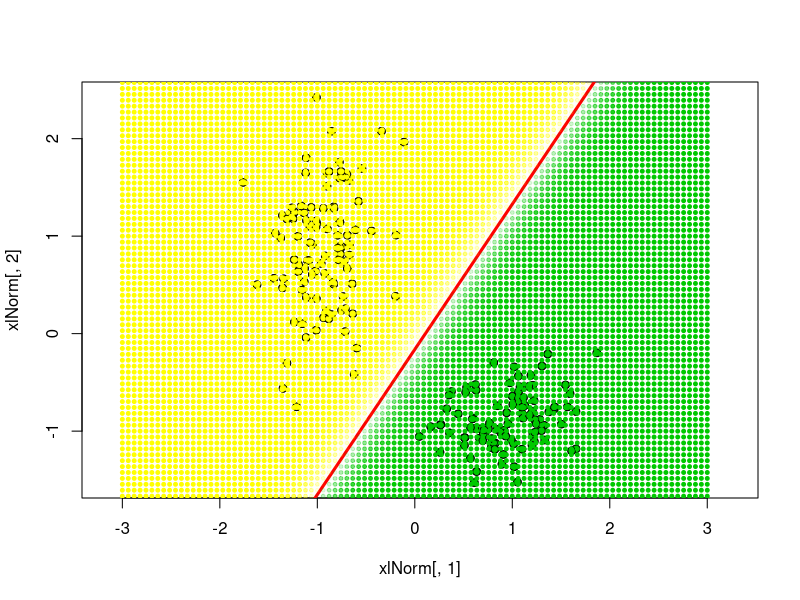

R code for this plot:


trainingSampleNormalization <- function(xl)
{
 n <- dim(xl)[2] - 1
 for(i in 1:n)
 {
 xl[, i] <- (xl[, i] - mean(xl[, i])) / sd(xl[, i])
 }
 return (xl)
}


trainingSamplePrepare <- function(xl)
{
 l <- dim(xl)[1]
 n <- dim(xl)[2] - 1
 xl <- cbind(xl[, 1:n], seq(from = -1, to = -1,
length.out = l), xl[, n + 1])
}


lossLog <- function(x)
{
 return (log2(1 + exp(-x)))
}

sigmoidFunction <- function(z)
{
 return (1 / (1 + exp(-z)))
}

sg.LogRegression <- function(xl)
{
 l <- dim(xl)[1]
 n <- dim(xl)[2] - 1
 w <- c(1/2, 1/2, 1/2)
 iterCount <- 0
 lambda <- 1/l

 ## initialize Q
 Q <- 0
 for (i in 1:l)
 {
 ## calculate the scalar product <w,x>
 wx <- sum(w * xl[i, 1:n]) 
 ## calculate a margin
 margin <- wx * xl[i, n + 1]

 Q <- Q + lossLog(margin)
 }

 repeat
 {
 # select the random index from the error objectserrorIndexes
 i <- sample(1:l, 1)

 iterCount <- iterCount + 1

 # i <- sample(1:l, 1)
 xi <- xl[i, 1:n]
 yi <- xl[i, n + 1]

 ## calculate the scalar product <w,xi>
 wx <- sum(w * xi)

 ## make a gradient step
 margin <- wx * yi

 ex <- lossLog(margin)
 eta <- 0.3#1 / iterCount
 w <- w + eta * xi * yi * sigmoidFunction(-wx * yi)

 ## Calculate a new Q
 Qprev <- Q
 Q <- (1 - lambda) * Q + lambda * ex

 if (abs(Qprev - Q) / abs(max(Qprev, Q)) < 1e-5)
break
 }

 return (w)
}

ObjectsCountOfEachClass <- 100

library(MASS)
Sigma1 <- matrix(c(2, 0, 0, 10), 2, 2)
Sigma2 <- matrix(c(4, 1, 1, 2), 2, 2)
xy1 <- mvrnorm(n=ObjectsCountOfEachClass, c(0, 0), Sigma1)
xy2 <- mvrnorm(n=ObjectsCountOfEachClass, c(10, -10),
Sigma2)
xl <- rbind(cbind(xy1, -1), cbind(xy2, +1))
colors <- c(rgb(255/255, 255/255, 0/255), rgb(0/255, 200/255, 0/255))

xlNorm <- trainingSampleNormalization(xl)
xlNorm <- trainingSamplePrepare(xlNorm)


plot(xlNorm[, 1], xlNorm[, 2], pch = 21, bg = colors[xl[,3]+ 2], asp = 1)

w <- sg.LogRegression(xlNorm)
abline(a = w[3] / w[2], b = -w[1] / w[2], lwd = 3, col = "red")
for (i in 1:dim(xlNorm)[1]) {
    points(xlNorm[i, 1], xlNorm[i, 2], pch = 21, bg = colors[ifelse((xl[i, 3] < 0), 1, 2)], asp = 1)
}

prob <- function(x,y,w){
return ( sigmoidFunction(c(crossprod(w, c(x, y, -1))) * -1) - sigmoidFunction(c(crossprod(w, c(x, y, -1))) * 1) )}
library(plotrix)
for (i in seq(len=100, -3, 3)) {
	for (j in seq(len=100, -3, 3)) {
	    p <- prob(i, j, w)
	    coll <- adjustcolor(colors[ifelse(p>0,1,2)], abs(p))
	    draw.circle(i,j,radius=0.02,col = coll, border = coll)
  }
}

